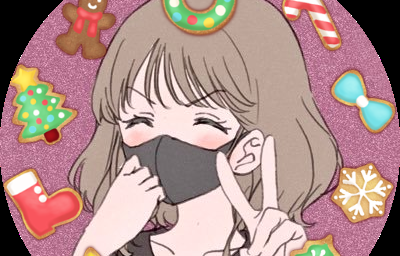
#> input picture img/saya.png, 400 x 256 px
$ python img2word.py saya.png
#> lines starting #> are read from the running program, lines starting #| are printed output that depends on the picture; after the words box and inside, x2 and y2 are one past the last pixel; in counts of white or black regions, pixels touching at a corner belong together
import cv2
import sys
import numpy as np

img = cv2.imread( sys.argv[1], 0 )
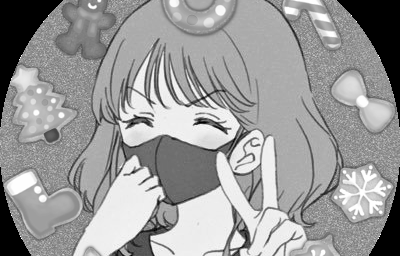
#> img: shape (256, 400); min 0, max 255, mean 154.2
pad_width = (512 - img.shape[1])//2
#> pad_width = 56
# img = np.pad(img[:,], ((0,0), (pad_width,pad_width), (0,0)), 'constant')
img = np.pad(img[:,], ((0,0), (pad_width,pad_width)), 'constant')
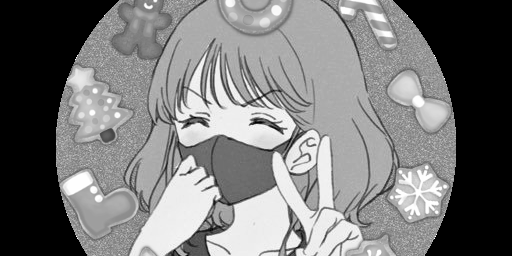
#> img: shape (256, 512); min 0, max 255, mean 120.5
ret,thresh1 = cv2.threshold(img,127,255,cv2.THRESH_BINARY)
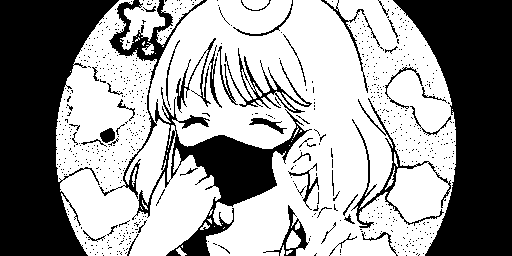
#> thresh1: shape (256, 512); 60% white; 724 black regions (677 under 20 px), largest, box (x1, y1, x2, y2) and area: (0, 0, 119, 256) 18460, (393, 0, 512, 256) 18266, (99, 0, 312, 256) 8560
img = thresh1
# print(img[:, ])
print(img.shape) # 256, 400, 3
#| (256, 512)
print(img[0].shape) # 400, 3
#| (512,)
# print(img[0])

for y in range(img.shape[0]):
    for x_pos in range(32):
        v = []
        for jj in range(16):
            x = x_pos * 16 + jj
            f = ""
            if img[y,x] == 255:
                f = "I"
            else:
                f = "O"
            v.append(f)
        # print(v.join(""))
        print("".join(v))

# cv2.imshow('image',img)
# cv2.waitKey(0)
# cv2.destroyAllWindows()
